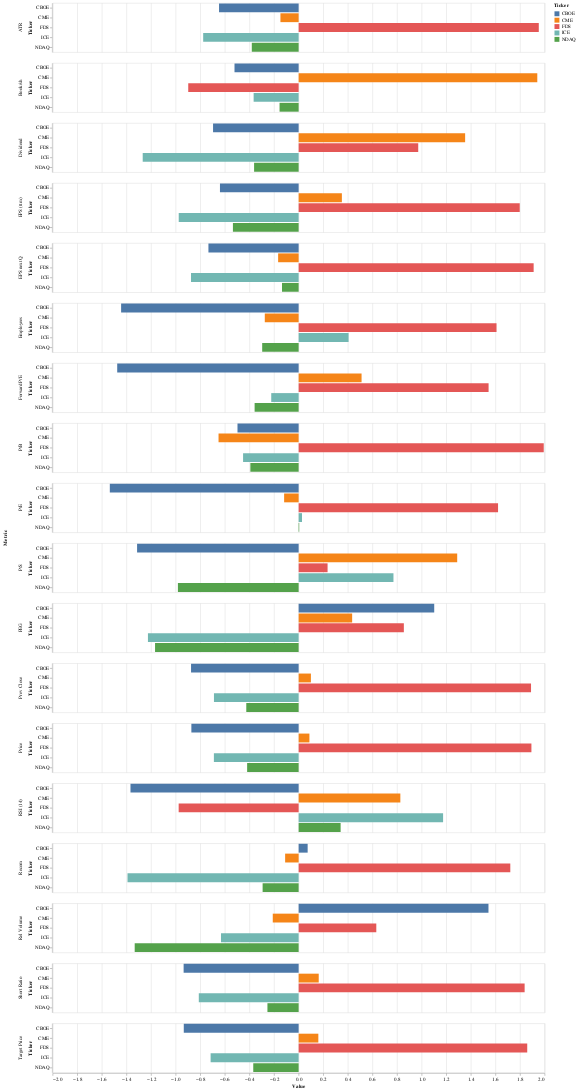

Notebook source saved alongside this figure:
### Code cell
make_facet_bar(format_wide_peer_list(bigTable))

### Figure 1 — Vega-Lite specification as saved in the notebook (floating-point values rounded to 4 significant figures)
{"config": {"view": {"continuousWidth": 400, "continuousHeight": 300}}, "data": {"name": "data-da914fcb3940b8bb90df855ba71e3839"}, "mark": "bar", "encoding": {"color": {"type": "nominal", "field": "Ticker"}, "row": {"type": "nominal", "field": "Metric"}, "x": {"type": "quantitative", "field": "Value"}, "y": {"type": "nominal", "field": "Ticker"}}, "height": 100, "width": 1000, "$schema": "https://vega.github.io/schema/vega-lite/v4.8.1.json", "datasets": {"data-da914fcb3940b8bb90df855ba71e3839": [{"Metric": "P/E", "Ticker": "CME", "Value": -0.118}, {"Metric": "P/E", "Ticker": "ICE", "Value": 0.02743}, {"Metric": "P/E", "Ticker": "CBOE", "Value": -1.535}, {"Metric": "P/E", "Ticker": "NDAQ", "Value": 0.004572}, {"Metric": "P/E", "Ticker": "FDS", "Value": 1.621}, {"Metric": "EPS (ttm)", "Ticker": "CME", "Value": 0.3515}, {"Metric": "EPS (ttm)", "Ticker": "ICE", "Value": -0.9749}, {"Metric": "EPS (ttm)", "Ticker": "CBOE", "Value": -0.6397}, {"Metric": "EPS (ttm)", "Ticker": "NDAQ", "Value": -0.5344}, {"Metric": "EPS (ttm)", "Ticker": "FDS", "Value": 1.798}, {"Metric": "Forward P/E", "Ticker": "CME", "Value": 0.5116}, {"Metric": "Forward P/E", "Ticker": "ICE", "Value": -0.2229}, {"Metric": "Forward P/E", "Ticker": "CBOE", "Value": -1.475}, {"Metric": "Forward P/E", "Ticker": "NDAQ", "Value": -0.3579}, {"Metric": "Forward P/E", "Ticker": "FDS", "Value": 1.544}, {"Metric": "PEG", "Ticker": "CME", "Value": 0.435}, {"Metric": "PEG", "Ticker": "ICE", "Value": -1.225}, {"Metric": "PEG", "Ticker": "CBOE", "Value": 1.102}, {"Metric": "PEG", "Ticker": "NDAQ", "Value": -1.167}, {"Metric": "PEG", "Ticker": "FDS", "Value": 0.8553}, {"Metric": "EPS next Q", "Ticker": "CME", "Value": -0.1668}, {"Metric": "EPS next Q", "Ticker": "ICE", "Value": -0.875}, {"Metric": "EPS next Q", "Ticker": "CBOE", "Value": -0.7334}, {"Metric": "EPS next Q", "Ticker": "NDAQ", "Value": -0.1353}, {"Metric": "EPS next Q", "Ticker": "FDS", "Value": 1.911}, {"Metric": "P/S", "Ticker": "CME", "Value": 1.289}, {"Metric": "P/S", "Ticker": "ICE", "Value": 0.7709}, {"Metric": "P/S", "Ticker": "CBOE", "Value": -1.313}, {"Metric": "P/S", "Ticker": "NDAQ", "Value": -0.9816}, {"Metric": "P/S", "Ticker": "FDS", "Value": 0.2352}, {"Metric": "Short Ratio", "Ticker": "CME", "Value": 0.1633}, {"Metric": "Short Ratio", "Ticker": "ICE", "Value": -0.8117}, {"Metric": "Short Ratio", "Ticker": "CBOE", "Value": -0.9351}, {"Metric": "Short Ratio", "Ticker": "NDAQ", "Value": -0.2537}, {"Metric": "Short Ratio", "Ticker": "FDS", "Value": 1.837}, {"Metric": "Book/sh", "Ticker": "CME", "Value": 1.94}, {"Metric": "Book/sh", "Ticker": "ICE", "Value": -0.3659}, {"Metric": "Book/sh", "Ticker": "CBOE", "Value": -0.5214}, {"Metric": "Book/sh", "Ticker": "NDAQ", "Value": -0.1553}, {"Metric": "Book/sh", "Ticker": "FDS", "Value": -0.8976}, {"Metric": "P/B", "Ticker": "CME", "Value": -0.6512}, {"Metric": "P/B", "Ticker": "ICE", "Value": -0.4518}, {"Metric": "P/B", "Ticker": "CBOE", "Value": -0.4972}, {"Metric": "P/B", "Ticker": "NDAQ", "Value": -0.3925}, {"Metric": "P/B", "Ticker": "FDS", "Value": 1.993}, {"Metric": "Target Price", "Ticker": "CME", "Value": 0.1601}, {"Metric": "Target Price", "Ticker": "ICE", "Value": -0.7156}, {"Metric": "Target Price", "Ticker": "CBOE", "Value": -0.9339}, {"Metric": "Target Price", "Ticker": "NDAQ", "Value": -0.369}, {"Metric": "Target Price", "Ticker": "FDS", "Value": 1.858}, {"Metric": "Dividend", "Ticker": "CME", "Value": 1.354}, {"Metric": "Dividend", "Ticker": "ICE", "Value": -1.268}, {"Metric": "Dividend", "Ticker": "CBOE", "Value": -0.6958}, {"Metric": "Dividend", "Ticker": "NDAQ", "Value": -0.3622}, {"Metric": "Dividend", "Ticker": "FDS", "Value": 0.9723}, {"Metric": "ATR", "Ticker": "CME", "Value": -0.1481}, {"Metric": "ATR", "Ticker": "ICE", "Value": -0.7761}, {"Metric": "ATR", "Ticker": "CBOE", "Value": -0.6472}, {"Metric": "ATR", "Ticker": "NDAQ", "Value": -0.381}, {"Metric": "ATR", "Ticker": "FDS", "Value": 1.952}, {"Metric": "Employees", "Ticker": "CME", "Value": -0.2752}, {"Metric": "Employees", "Ticker": "ICE", "Value": 0.4061}, {"Metric": "Employees", "Ticker": "CBOE", "Value": -1.443}, {"Metric": "Employees", "Ticker": "NDAQ", "Value": -0.2964}, {"Metric": "Employees", "Ticker": "FDS", "Value": 1.609}, {"Metric": "RSI (14)", "Ticker": "CME", "Value": 0.8268}, {"Metric": "RSI (14)", "Ticker": "ICE", "Value": 1.174}, {"Metric": "RSI (14)", "Ticker": "CBOE", "Value": -1.367}, {"Metric": "RSI (14)", "Ticker": "NDAQ", "Value": 0.3413}, {"Metric": "RSI (14)", "Ticker": "FDS", "Value": -0.9754}, {"Metric": "Rel Volume", "Ticker": "CME", "Value": -0.2105}, {"Metric": "Rel Volume", "Ticker": "ICE", "Value": -0.6314}, {"Metric": "Rel Volume", "Ticker": "CBOE", "Value": 1.543}, {"Metric": "Rel Volume", "Ticker": "NDAQ", "Value": -1.333}, {"Metric": "Rel Volume", "Ticker": "FDS", "Value": 0.6314}, {"Metric": "Prev Close", "Ticker": "CME", "Value": 0.09971}, {"Metric": "Prev Close", "Ticker": "ICE", "Value": -0.6885}, {"Metric": "Prev Close", "Ticker": "CBOE", "Value": -0.8748}, {"Metric": "Prev Close", "Ticker": "NDAQ", "Value": -0.4257}, {"Metric": "Prev Close", "Ticker": "FDS", "Value": 1.889}, {"Metric": "Price", "Ticker": "CME", "Value": 0.08761}, {"Metric": "Price", "Ticker": "ICE", "Value": -0.6891}, {"Metric": "Price", "Ticker": "CBOE", "Value": -0.8721}, {"Metric": "Price", "Ticker": "NDAQ", "Value": -0.4188}, {"Metric": "Price", "Ticker": "FDS", "Value": 1.892}, {"Metric": "Recom", "Ticker": "CME", "Value": -0.1098}, {"Metric": "Recom", "Ticker": "ICE", "Value": -1.391}, {"Metric": "Recom", "Ticker": "CBOE", "Value": 0.07323}, {"Metric": "Recom", "Ticker": "NDAQ", "Value": -0.2929}, {"Metric": "Recom", "Ticker": "FDS", "Value": 1.721}]}}
